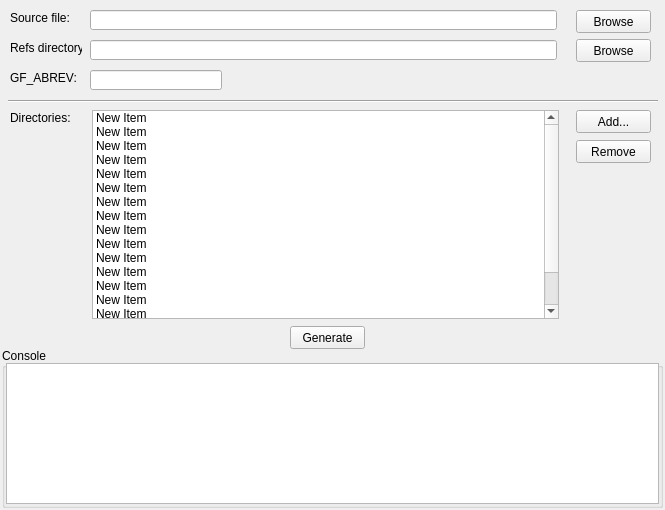
<?xml version="1.0" encoding="UTF-8"?>
<ui version="4.0">
 <class>GoldGeneratorForm</class>
 <widget class="QWidget" name="GoldGeneratorForm">
  <property name="enabled">
   <bool>true</bool>
  </property>
  <property name="geometry">
   <rect>
    <x>0</x>
    <y>0</y>
    <width>665</width>
    <height>510</height>
   </rect>
  </property>
  <property name="sizePolicy">
   <sizepolicy hsizetype="Preferred" vsizetype="Preferred">
    <horstretch>0</horstretch>
    <verstretch>0</verstretch>
   </sizepolicy>
  </property>
  <property name="windowTitle">
   <string>Gold Generator</string>
  </property>
  <widget class="QGroupBox" name="groupBox">
   <property name="geometry">
    <rect>
     <x>2</x>
     <y>348</y>
     <width>661</width>
     <height>160</height>
    </rect>
   </property>
   <property name="title">
    <string>Console</string>
   </property>
   <widget class="QTextEdit" name="consoleEdit">
    <property name="geometry">
     <rect>
      <x>4</x>
      <y>15</y>
      <width>653</width>
      <height>141</height>
     </rect>
    </property>
    <property name="readOnly">
     <bool>true</bool>
    </property>
   </widget>
  </widget>
  <widget class="QLabel" name="dirLabel">
   <property name="geometry">
    <rect>
     <x>10</x>
     <y>110</y>
     <width>61</width>
     <height>16</height>
    </rect>
   </property>
   <property name="text">
    <string>Directories:</string>
   </property>
  </widget>
  <widget class="QListWidget" name="testListWidget">
   <property name="geometry">
    <rect>
     <x>92</x>
     <y>110</y>
     <width>467</width>
     <height>209</height>
    </rect>
   </property>
   <property name="editTriggers">
    <set>QAbstractItemView::DoubleClicked|QAbstractItemView::EditKeyPressed</set>
   </property>
   <property name="dragEnabled">
    <bool>false</bool>
   </property>
   <property name="selectionMode">
    <enum>QAbstractItemView::MultiSelection</enum>
   </property>
   <property name="viewMode">
    <enum>QListView::ListMode</enum>
   </property>
   <item>
    <property name="text">
     <string>New Item</string>
    </property>
   </item>
   <item>
    <property name="text">
     <string>New Item</string>
    </property>
   </item>
   <item>
    <property name="text">
     <string>New Item</string>
    </property>
   </item>
   <item>
    <property name="text">
     <string>New Item</string>
    </property>
   </item>
   <item>
    <property name="text">
     <string>New Item</string>
    </property>
   </item>
   <item>
    <property name="text">
     <string>New Item</string>
    </property>
   </item>
   <item>
    <property name="text">
     <string>New Item</string>
    </property>
   </item>
   <item>
    <property name="text">
     <string>New Item</string>
    </property>
   </item>
   <item>
    <property name="text">
     <string>New Item</string>
    </property>
   </item>
   <item>
    <property name="text">
     <string>New Item</string>
    </property>
   </item>
   <item>
    <property name="text">
     <string>New Item</string>
    </property>
   </item>
   <item>
    <property name="text">
     <string>New Item</string>
    </property>
   </item>
   <item>
    <property name="text">
     <string>New Item</string>
    </property>
   </item>
   <item>
    <property name="text">
     <string>New Item</string>
    </property>
   </item>
   <item>
    <property name="text">
     <string>New Item</string>
    </property>
   </item>
   <item>
    <property name="text">
     <string>New Item</string>
    </property>
   </item>
   <item>
    <property name="text">
     <string>New Item</string>
    </property>
   </item>
  </widget>
  <widget class="QPushButton" name="generateButton">
   <property name="geometry">
    <rect>
     <x>290</x>
     <y>326</y>
     <width>75</width>
     <height>23</height>
    </rect>
   </property>
   <property name="text">
    <string>Generate</string>
   </property>
   <property name="checkable">
    <bool>false</bool>
   </property>
   <property name="autoDefault">
    <bool>false</bool>
   </property>
   <property name="default">
    <bool>false</bool>
   </property>
   <property name="flat">
    <bool>false</bool>
   </property>
  </widget>
  <widget class="Line" name="line">
   <property name="geometry">
    <rect>
     <x>8</x>
     <y>100</y>
     <width>650</width>
     <height>3</height>
    </rect>
   </property>
   <property name="orientation">
    <enum>Qt::Horizontal</enum>
   </property>
  </widget>
  <widget class="QLabel" name="refsLabel">
   <property name="geometry">
    <rect>
     <x>10</x>
     <y>40</y>
     <width>72</width>
     <height>16</height>
    </rect>
   </property>
   <property name="minimumSize">
    <size>
     <width>70</width>
     <height>0</height>
    </size>
   </property>
   <property name="text">
    <string>Refs directory:</string>
   </property>
  </widget>
  <widget class="QLineEdit" name="refsEdit">
   <property name="geometry">
    <rect>
     <x>90</x>
     <y>40</y>
     <width>467</width>
     <height>20</height>
    </rect>
   </property>
  </widget>
  <widget class="QPushButton" name="refsBrowseButton">
   <property name="geometry">
    <rect>
     <x>576</x>
     <y>39</y>
     <width>75</width>
     <height>23</height>
    </rect>
   </property>
   <property name="text">
    <string>Browse</string>
   </property>
  </widget>
  <widget class="QLabel" name="sourceLabel">
   <property name="geometry">
    <rect>
     <x>10</x>
     <y>10</y>
     <width>71</width>
     <height>16</height>
    </rect>
   </property>
   <property name="minimumSize">
    <size>
     <width>71</width>
     <height>0</height>
    </size>
   </property>
   <property name="text">
    <string>Source file:</string>
   </property>
  </widget>
  <widget class="QLineEdit" name="sourceEdit">
   <property name="enabled">
    <bool>true</bool>
   </property>
   <property name="geometry">
    <rect>
     <x>90</x>
     <y>10</y>
     <width>467</width>
     <height>20</height>
    </rect>
   </property>
   <property name="sizePolicy">
    <sizepolicy hsizetype="MinimumExpanding" vsizetype="Fixed">
     <horstretch>0</horstretch>
     <verstretch>0</verstretch>
    </sizepolicy>
   </property>
  </widget>
  <widget class="QPushButton" name="sourceBrowseButton">
   <property name="geometry">
    <rect>
     <x>576</x>
     <y>10</y>
     <width>75</width>
     <height>23</height>
    </rect>
   </property>
   <property name="text">
    <string>Browse</string>
   </property>
  </widget>
  <widget class="QLabel" name="gf_abrevLabel">
   <property name="geometry">
    <rect>
     <x>10</x>
     <y>70</y>
     <width>75</width>
     <height>16</height>
    </rect>
   </property>
   <property name="minimumSize">
    <size>
     <width>75</width>
     <height>0</height>
    </size>
   </property>
   <property name="text">
    <string>GF_ABREV:</string>
   </property>
  </widget>
  <widget class="QLineEdit" name="gf_abrevEdit">
   <property name="geometry">
    <rect>
     <x>90</x>
     <y>70</y>
     <width>132</width>
     <height>20</height>
    </rect>
   </property>
  </widget>
  <widget class="QPushButton" name="addButton">
   <property name="geometry">
    <rect>
     <x>576</x>
     <y>110</y>
     <width>75</width>
     <height>23</height>
    </rect>
   </property>
   <property name="text">
    <string>Add...</string>
   </property>
  </widget>
  <widget class="QPushButton" name="removeButton">
   <property name="geometry">
    <rect>
     <x>576</x>
     <y>140</y>
     <width>75</width>
     <height>23</height>
    </rect>
   </property>
   <property name="text">
    <string>Remove</string>
   </property>
  </widget>
 </widget>
 <tabstops>
  <tabstop>sourceEdit</tabstop>
  <tabstop>sourceBrowseButton</tabstop>
  <tabstop>addButton</tabstop>
  <tabstop>testListWidget</tabstop>
  <tabstop>removeButton</tabstop>
  <tabstop>generateButton</tabstop>
  <tabstop>consoleEdit</tabstop>
 </tabstops>
 <resources/>
 <connections/>
</ui>
